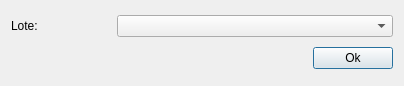
<?xml version="1.0" encoding="UTF-8"?>
<ui version="4.0">
 <class>Dialog</class>
 <widget class="QDialog" name="Dialog">
  <property name="geometry">
   <rect>
    <x>0</x>
    <y>0</y>
    <width>404</width>
    <height>86</height>
   </rect>
  </property>
  <property name="windowTitle">
   <string>Adicionar Perfil Modelo</string>
  </property>
  <layout class="QGridLayout" name="gridLayout">
   <item row="0" column="0">
    <layout class="QHBoxLayout" name="horizontalLayout_7">
     <item>
      <widget class="QLabel" name="label_7">
       <property name="sizePolicy">
        <sizepolicy hsizetype="Minimum" vsizetype="Fixed">
         <horstretch>0</horstretch>
         <verstretch>0</verstretch>
        </sizepolicy>
       </property>
       <property name="minimumSize">
        <size>
         <width>100</width>
         <height>0</height>
        </size>
       </property>
       <property name="maximumSize">
        <size>
         <width>100</width>
         <height>16777215</height>
        </size>
       </property>
       <property name="text">
        <string>Lote:</string>
       </property>
      </widget>
     </item>
     <item>
      <widget class="QComboBox" name="lotCb"/>
     </item>
    </layout>
   </item>
   <item row="1" column="0">
    <layout class="QHBoxLayout" name="horizontalLayout">
     <item>
      <spacer name="horizontalSpacer">
       <property name="orientation">
        <enum>Qt::Horizontal</enum>
       </property>
       <property name="sizeHint" stdset="0">
        <size>
         <width>343</width>
         <height>20</height>
        </size>
       </property>
      </spacer>
     </item>
     <item>
      <widget class="QPushButton" name="okBtn">
       <property name="text">
        <string>Ok</string>
       </property>
      </widget>
     </item>
    </layout>
   </item>
  </layout>
 </widget>
 <tabstops>
  <tabstop>okBtn</tabstop>
 </tabstops>
 <resources/>
 <connections/>
</ui>
